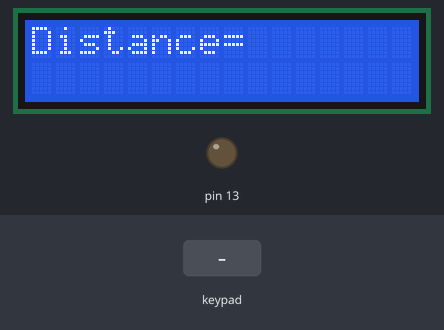
A sketch run on a simulated Arduino Uno, built with avr-gcc and run on an emulated ATmega328P. On the bench: 16×2 character LCD, output pins drawn as LEDs (lit = HIGH). Inputs (shaded band) come from the test bench. What the sketch prints to the serial monitor is not drawn. At 6.6 s the program stops and its outputs stay as they are.

Above: at 1.2 s.
1.3 s: keypad keys 8 9 1 0 # pressed 0.4 s apart
At 3.4 s:
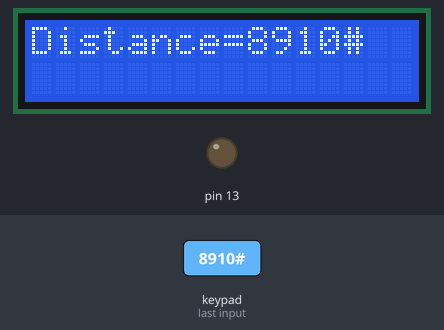
4.8 s: key '#' pressed
At 6.0 s:
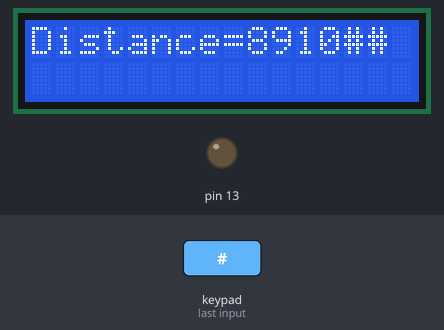
6.3 s: key '*' pressed
At 7.5 s:
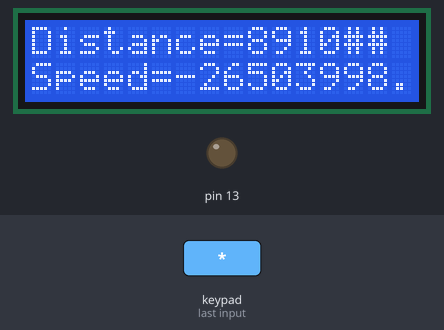
Timing chart, 0 to 8.1 s (numbered marks = the images above; inputs shaded):
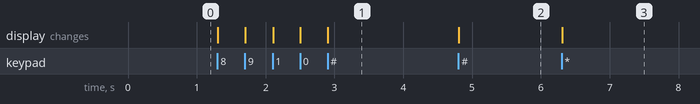

The sketch:

_2pressure.ino
```cpp
#include <Keypad.h>
#include <LiquidCrystal.h>
#define threshold 100 // threshold value to decide weather the detected value will be displayed or not.
int flag =0;
int piezoPin1 = A0;// the positive pin of piezo element 1 is connected to analog pin 0
int piezoPin2 = A1;// the positive pin of piezo element 2 is connected to analog pin 1
int sensorReading1 = 0; // variable to store the value read from the sensor pin
int sensorReading2 = 0; // variable to store the value read from the sensor pin
const byte ROWS = 4; // Four rows
const byte COLS = 3; // Three columns
// Define the Keymap
char keys[ROWS][COLS] = {
  {'1','2','3'},
  {'4','5','6'},
  {'7','8','9'},
  {'#','0','*'}
};
// Connect keypad ROW0, ROW1, ROW2 and ROW3 to these Arduino pins.
byte rowPins[ROWS] = { 16, 17, 18, 19 };
// Connect keypad COL0, COL1 and COL2 to these Arduino pins.
byte colPins[COLS] = { 8, 9, 10 };
LiquidCrystal lcd(12, 11, 5, 4, 3, 2);
// Create the Keypad
Keypad kpd = Keypad( makeKeymap(keys), rowPins, colPins, ROWS, COLS );
void setup()
{
  pinMode(13,OUTPUT);
  Serial.begin(9600);
  lcd.begin(16, 2);
  lcd.clear();
  lcd.print("Distance=");
}

void loop()
{
 float time1,time2,t,time3;
  int a=0;
    int val;
    char key = kpd.getKey();
    while(1)
    {
      char key = kpd.getKey();
      if(key=='*')
      {
         flag=1 ;
         break;
      }
      if(key)  // Check for a valid key.
      {
        if(key=='1')
          val=1;
        if(key=='2')
          val=2;
        if(key=='3')
          val=3;
        if(key=='4')
          val=4;
        if(key=='5')
          val=5;
        if(key=='6')
          val=6;
        if(key=='7')
          val=7;
        if(key=='8')
          val=8;
        if(key=='9')
          val=9;
        if(key=='0')
          val=0;
        a=a*10+val;
        lcd.print(key);
      }
    }
    float s;
    while(1)
    {
     sensorReading1 = analogRead(piezoPin1);
     // If the sensor reading is greater than the threshold
     if (sensorReading1 >= threshold)
    {
        digitalWrite(13,1);
        t=0;
        while(1)
        {
          t++;
          sensorReading2=analogRead(piezoPin2);
          if(sensorReading2>threshold)
          break;
          delay(1);
        }
        digitalWrite(13,0);
        t=t/1000;
        s=a/t;
        lcd.setCursor(0, 1);
        lcd.print("Speed=");
        lcd.print(s);
        lcd.print(" m/s");
        Serial.print(t);
        while(1);
    }
  }
}
```

Measured:
- after the input at 1.3 s, the display: first changes at once (image 1 shows a later state)
- after the input at 4.8 s, the display: changes at once (image 2)
- after the input at 6.3 s, the display: changes at once (image 3)
